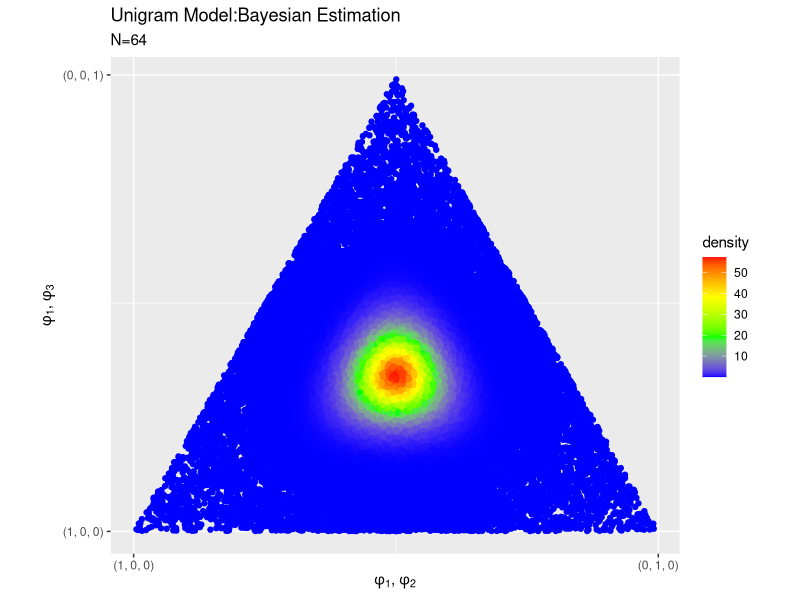
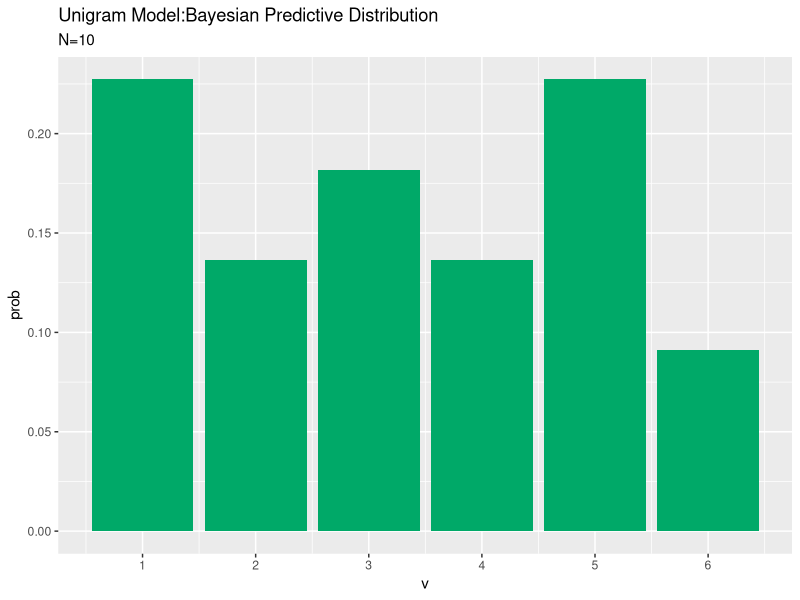

Source code (R) for these figures, in order:

# ch2.5 ベイズ推定 -----------------------------------------------------------------

# 利用パッケージ
library(tidyverse)


# 単語数(サイコロを振る回数)を指定
N_d <- 64

# 語彙数(サイコロの目の数):(V=3)
V = 3

# 真の単語分布(カテゴリ分布のパラメータ)を指定
phi_turth <- rep(1, V) / V
sum(phi_turth)

# 単語分布のパラメータを指定
beta <- 2

# 文書を生成(サイコロを振る)
w_dn <- sample(x = 1:V, size = N_d, replace = TRUE, prob = phi_turth)
w_dn

# 各語彙の出現回数を集計
doc_df1 <- tibble(v = w_dn) %>% 
  group_by(v) %>% # 出目でグループ化
  summarise(N_v = n()) # 出目ごとにカウント

# 出ない目があったとき用の対策
doc_df2 <- tibble(v = 1:V) %>% # 1からVまでの受け皿(行)を作成
  left_join(doc_df1, by = "v") %>% # 結合
  mutate(N_v = replace_na(N_v, 0)) # NAを0に置換


# 値をランダムに生成
phi_mat <- seq(0.001, 1, 0.001) %>% 
  sample(size = 120000, replace = TRUE) %>% 
  matrix(ncol = 3)

# 正規化
phi_mat <- phi_mat / rowSums(phi_mat)

# ベイズ推定
bayes_df <- tibble(
  x = phi_mat[, 2] + (phi_mat[, 3] / 2), # 三角座標に変換
  y = sqrt(3) * (phi_mat[, 3] / 2), # 三角座標に変換
  nmlz_term = lgamma(sum(doc_df2[["N_v"]]) + beta * V) - sum(lgamma(doc_df2[["N_v"]] + beta)), # 
  density = exp(nmlz_term + colSums((doc_df2[["N_v"]] + beta - 1) * log(t(phi_mat)))) # 正規化項
)

# 作図
ggplot(bayes_df, aes(x = x, y = y, color = density)) + # データ
  geom_point() + # 散布図
  scale_color_gradientn(colors = c("blue", "green", "yellow", "red")) +  # 色
  scale_x_continuous(breaks = c(0, 1), labels = c("(1, 0, 0)", "(0, 1, 0)")) + # x軸目盛
  scale_y_continuous(breaks = c(0, 0.87), labels = c("(1, 0, 0)", "(0, 0, 1)")) + # y軸目盛
  coord_fixed(ratio = 1) + # 縦横の比率
  labs(title = "Unigram Model:Bayesian Estimation", 
       subtitle = paste0("N=", N_d), 
       x = expression(paste(phi[1], ", ", phi[2], sep = "")), 
       y = expression(paste(phi[1], ", ", phi[3], sep = ""))) # ラベル


# ch2.6 ベイズ予測分布 --------------------------------------------------------------

# 利用パッケージ
library(tidyverse)


# 単語数(サイコロを振る回数)を指定
N_d <- 10

# 語彙数(サイコロの目の数)
V = 6

# 真の単語分布(カテゴリ分布のパラメータ)を指定
phi_turth <- rep(1, V) / V
sum(phi_turth)

# 単語分布のパラメータを指定
beta <- 2

# 文書を生成(サイコロを振る)
w_dn <- sample(x = 1:V, size = N_d, replace = TRUE, prob = phi_turth)
w_dn

# 各語彙の出現回数を集計
doc_df1 <- tibble(v = w_dn) %>% 
  group_by(v) %>% # 出目でグループ化
  summarise(N_v = n()) # 出目ごとにカウント

# 出ない目があったとき用の対策
doc_df2 <- tibble(v = 1:V) %>% # 1からVまでの受け皿(行)を作成
  left_join(doc_df1, by = "v") %>% # 結合
  mutate(N_v = replace_na(N_v, 0)) # NAを0に置換

# ベイズ予測分布を計算
predict_df <- doc_df2 %>% 
  mutate(prob = (N_v + beta) / sum(N_v + beta)) # 確率

# 作図
ggplot(predict_df, aes(x = v, y = prob)) + # データ
  geom_bar(stat = "identity", fill = "#00A968") + # 棒グラフ
  scale_x_continuous(breaks = 1:V, labels = 1:V) + # 軸目盛
  labs(title = "Unigram Model:Bayesian Predictive Distribution", 
       subtitle = paste0("N=", N_d)) # ラベル
